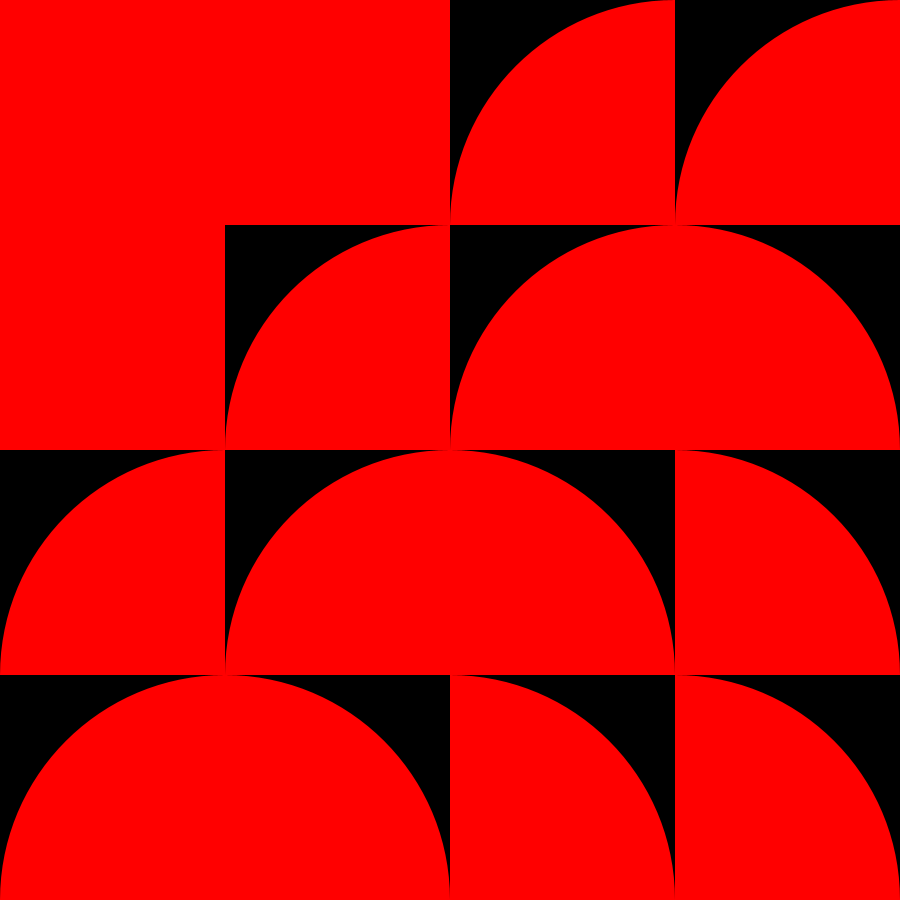
Frame 1 (no input)
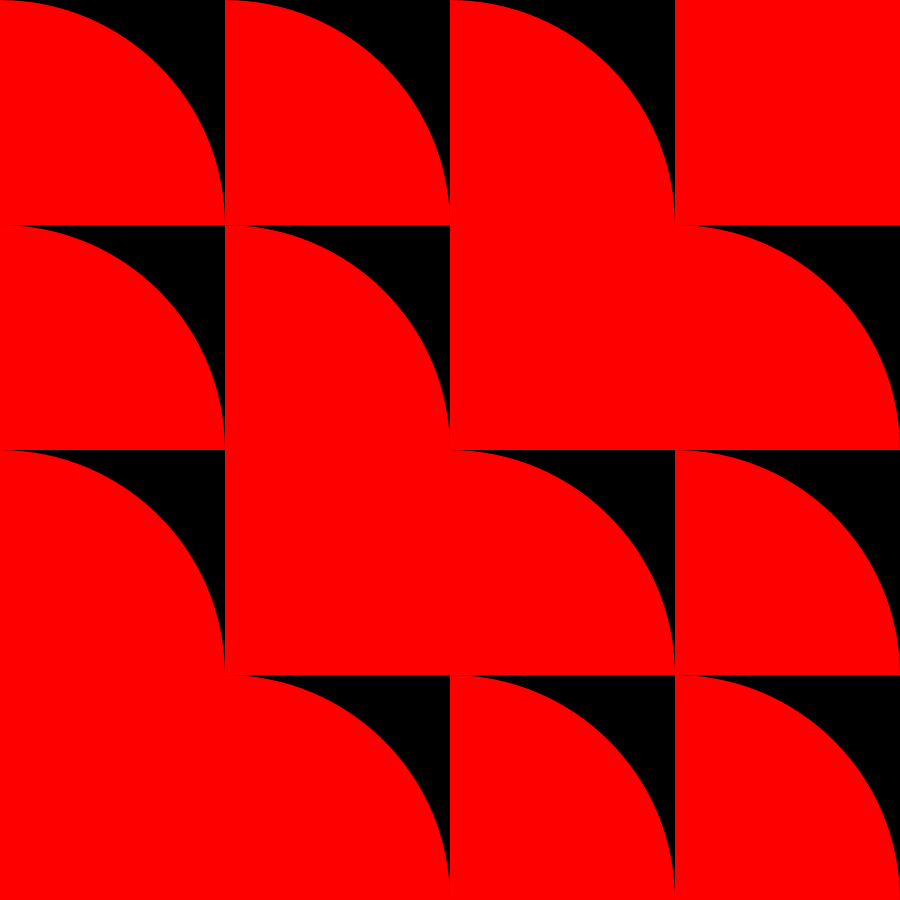
Frame 60 (the mouse pressed at the canvas centre just before this capture)
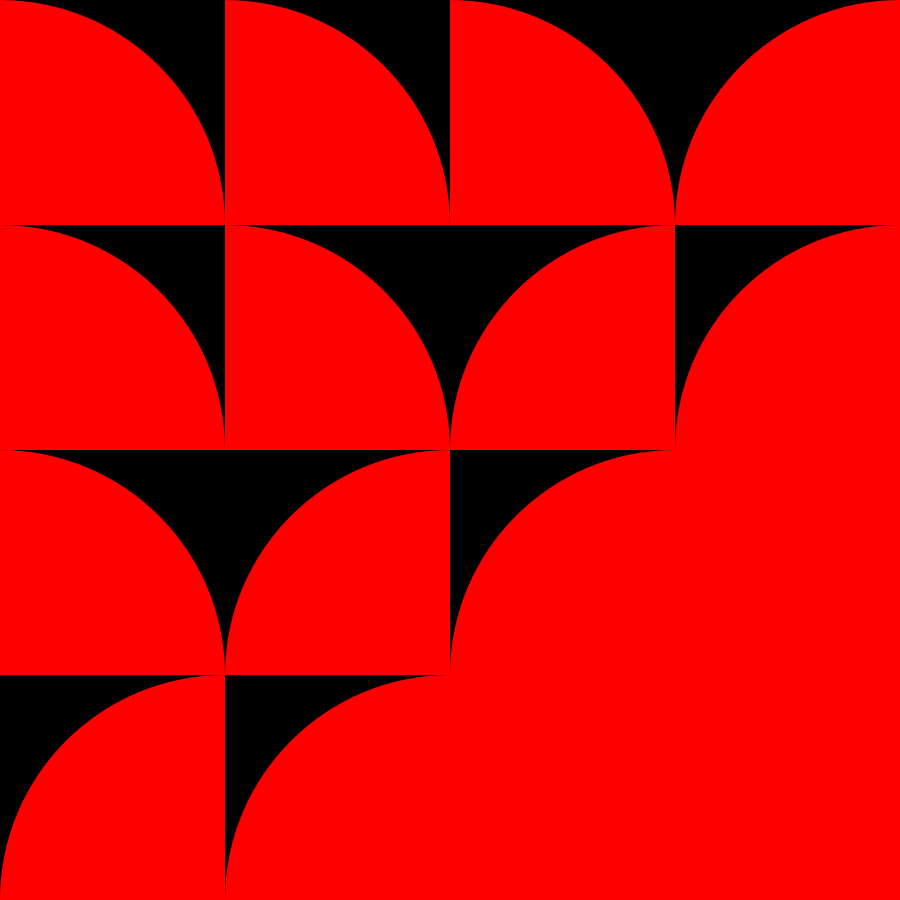
Frame 120 (the mouse held since frame 60 and released just before this capture)

The Processing sketch that drew these frames (run headless with seeded random() and noise(); from frame 60 on, the mouse is pressed at the canvas centre):

// Processing sketch: gridOfArcs
// ── gridOfArcs.pde
color bg = #000000;
color fg = #ff0000;

void setup () {
  size(900, 900);
}

void draw () {
  background(bg);
  fill(fg);
  noStroke();

  float tileX = 4;
  float tileY = tileX;

  float tileW = width / tileX;
  float tileH = height / tileY;

  for (int x = 0; x < tileX; x++) {
    for (int y = 0; y < tileY; y++) {
      float posX = tileW * x;
      float posY = tileH * y;

      float wave = sin(radians(frameCount + x * 10 + y * 10));
      float mappedWave = map(wave, -1, 1, 0, 5);
      int selector = int(mappedWave);

      pushMatrix();

      translate(posX, posY);

      if (selector == 0) {
        arc(0, 0, tileW * 2, tileH * 2, radians(0), radians(90));
      } else if (selector == 1) {
        arc(tileW, 0, tileW * 2, tileH * 2, radians(90), radians(180));
      } else if (selector == 3) {
        arc(tileW, tileH, tileW * 2, tileH * 2, radians(180), radians(270));
      } else if (selector == 4) {
        arc(0, tileH, tileW * 2, tileH * 2, radians(270), radians(360));
      } else {
        rect(0, 0, tileW, tileH);
      }

      popMatrix();
    }
  }
}
